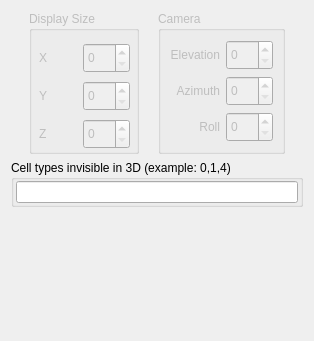
     <widget class="QWidget" name="tab_3D">
      <attribute name="title">
       <string>3D</string>
      </attribute>
      <layout class="QVBoxLayout" name="verticalLayout_22">
       <item>
        <layout class="QHBoxLayout" name="horizontalLayout_2">
         <item>
          <spacer name="horizontalSpacer_6">
           <property name="orientation">
            <enum>Qt::Horizontal</enum>
           </property>
           <property name="sizeHint" stdset="0">
            <size>
             <width>18</width>
             <height>20</height>
            </size>
           </property>
          </spacer>
         </item>
         <item>
          <widget class="QGroupBox" name="groupBox">
           <property name="enabled">
            <bool>false</bool>
           </property>
           <property name="minimumSize">
            <size>
             <width>110</width>
             <height>0</height>
            </size>
           </property>
           <property name="title">
            <string>Display Size</string>
           </property>
           <property name="flat">
            <bool>false</bool>
           </property>
           <widget class="QWidget" name="layoutWidget">
            <property name="geometry">
             <rect>
              <x>10</x>
              <y>30</y>
              <width>91</width>
              <height>112</height>
             </rect>
            </property>
            <layout class="QGridLayout" name="gridLayout_5">
             <item row="0" column="0">
              <widget class="QLabel" name="label">
               <property name="text">
                <string>X</string>
               </property>
              </widget>
             </item>
             <item row="0" column="1">
              <widget class="QSpinBox" name="spinBox">
               <property name="minimumSize">
                <size>
                 <width>25</width>
                 <height>30</height>
                </size>
               </property>
               <property name="specialValueText">
                <string/>
               </property>
               <property name="maximum">
                <number>999</number>
               </property>
              </widget>
             </item>
             <item row="1" column="0">
              <widget class="QLabel" name="label_2">
               <property name="text">
                <string>Y</string>
               </property>
              </widget>
             </item>
             <item row="1" column="1">
              <widget class="QSpinBox" name="spinBox_2">
               <property name="minimumSize">
                <size>
                 <width>0</width>
                 <height>30</height>
                </size>
               </property>
               <property name="maximum">
                <number>999</number>
               </property>
              </widget>
             </item>
             <item row="2" column="0">
              <widget class="QLabel" name="label_3">
               <property name="text">
                <string>Z</string>
               </property>
              </widget>
             </item>
             <item row="2" column="1">
              <widget class="QSpinBox" name="spinBox_3">
               <property name="minimumSize">
                <size>
                 <width>0</width>
                 <height>30</height>
                </size>
               </property>
               <property name="maximum">
                <number>999</number>
               </property>
              </widget>
             </item>
            </layout>
           </widget>
          </widget>
         </item>
         <item>
          <spacer name="horizontalSpacer_2">
           <property name="orientation">
            <enum>Qt::Horizontal</enum>
           </property>
           <property name="sizeHint" stdset="0">
            <size>
             <width>13</width>
             <height>17</height>
            </size>
           </property>
          </spacer>
         </item>
         <item>
          <widget class="QGroupBox" name="groupBox_3">
           <property name="enabled">
            <bool>false</bool>
           </property>
           <property name="title">
            <string>Camera</string>
           </property>
           <property name="flat">
            <bool>false</bool>
           </property>
           <layout class="QVBoxLayout" name="verticalLayout_7">
            <item>
             <layout class="QGridLayout" name="gridLayout_3">
              <item row="0" column="0">
               <widget class="QLabel" name="label_4">
                <property name="text">
                 <string>Elevation</string>
                </property>
                <property name="alignment">
                 <set>Qt::AlignRight|Qt::AlignTrailing|Qt::AlignVCenter</set>
                </property>
               </widget>
              </item>
              <item row="0" column="1">
               <widget class="QSpinBox" name="spinBox_6">
                <property name="minimumSize">
                 <size>
                  <width>0</width>
                  <height>30</height>
                 </size>
                </property>
                <property name="specialValueText">
                 <string/>
                </property>
                <property name="maximum">
                 <number>999</number>
                </property>
               </widget>
              </item>
              <item row="1" column="0">
               <widget class="QLabel" name="label_7">
                <property name="text">
                 <string>Azimuth</string>
                </property>
                <property name="alignment">
                 <set>Qt::AlignRight|Qt::AlignTrailing|Qt::AlignVCenter</set>
                </property>
               </widget>
              </item>
              <item row="1" column="1">
               <widget class="QSpinBox" name="spinBox_7">
                <property name="minimumSize">
                 <size>
                  <width>0</width>
                  <height>30</height>
                 </size>
                </property>
                <property name="maximum">
                 <number>999</number>
                </property>
               </widget>
              </item>
              <item row="2" column="0">
               <widget class="QLabel" name="label_8">
                <property name="text">
                 <string>Roll</string>
                </property>
                <property name="alignment">
                 <set>Qt::AlignRight|Qt::AlignTrailing|Qt::AlignVCenter</set>
                </property>
               </widget>
              </item>
              <item row="2" column="1">
               <widget class="QSpinBox" name="spinBox_8">
                <property name="minimumSize">
                 <size>
                  <width>0</width>
                  <height>30</height>
                 </size>
                </property>
                <property name="maximum">
                 <number>999</number>
                </property>
               </widget>
              </item>
             </layout>
            </item>
           </layout>
          </widget>
         </item>
         <item>
          <spacer name="horizontalSpacer_5">
           <property name="orientation">
            <enum>Qt::Horizontal</enum>
           </property>
           <property name="sizeHint" stdset="0">
            <size>
             <width>18</width>
             <height>20</height>
            </size>
           </property>
          </spacer>
         </item>
        </layout>
       </item>
       <item>
        <widget class="QGroupBox" name="groupBox_2">
         <property name="title">
          <string>Cell types invisible in 3D (example: 0,1,4)</string>
         </property>
         <layout class="QHBoxLayout" name="horizontalLayout">
          <property name="leftMargin">
           <number>2</number>
          </property>
          <property name="topMargin">
           <number>1</number>
          </property>
          <property name="rightMargin">
           <number>2</number>
          </property>
          <property name="bottomMargin">
           <number>1</number>
          </property>
          <item>
           <widget class="QLineEdit" name="cellTypesInvisibleList"/>
          </item>
         </layout>
        </widget>
       </item>
       <item>
        <layout class="QHBoxLayout" name="horizontalLayout_27">
         <item>
          <layout class="QVBoxLayout" name="verticalLayout_4">
           <item>
            <layout class="QHBoxLayout" name="horizontalLayout_10"/>
           </item>
           <item>
            <layout class="QHBoxLayout" name="horizontalLayout_12"/>
           </item>
          </layout>
         </item>
         <item>
          <spacer name="horizontalSpacer_9">
           <property name="orientation">
            <enum>Qt::Horizontal</enum>
           </property>
           <property name="sizeHint" stdset="0">
            <size>
             <width>48</width>
             <height>20</height>
            </size>
           </property>
          </spacer>
         </item>
        </layout>
       </item>
       <item>
        <spacer name="verticalSpacer_3">
         <property name="orientation">
          <enum>Qt::Vertical</enum>
         </property>
         <property name="sizeHint" stdset="0">
          <size>
           <width>20</width>
           <height>103</height>
          </size>
         </property>
        </spacer>
       </item>
      </layout>
     </widget>
